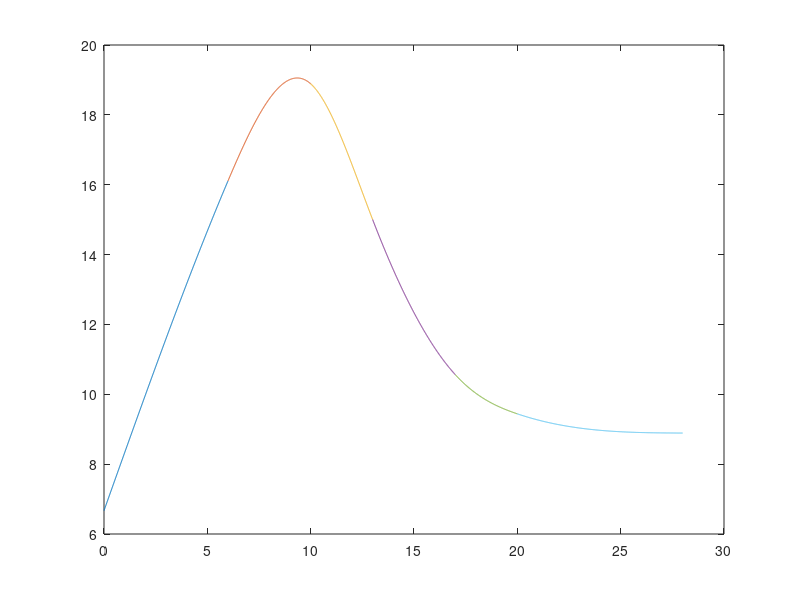

Write MATLAB code to recreate this figure.
x=[0 6 10 13 17 20 28];
y=[6.67 16.11 18.89 15.00 10.56 9.44 8.89];

for j=1:6
  h(j+1)=x(j+1)-x(j);
end

for j=2:6
  lambda(j) = h(j+1)/(h(j) + h(j+1));
  mu(j) = 1 - lambda(j);
end

for j=1:4
  A(j,j)=2;
  A(j,j+1)=lambda(j+1);
  A(j+1,j)=mu(j+2);
end

A(5,5) = 2;
A(4,5) = lambda(5);
A(5,4)=  mu(6);

for j=1:5
  d(j)=(6/(h(j+2)+h(j+1))) * ((y(j+2)-y(j+1))/h(j+2) - (y(j+1)-y(j))/h(j+1));
end
  
gamma2 = inv(A)*d';
gamma = [0, gamma2', 0];

for j=1:6
  delta(j) = (gamma(j+1)-gamma(j))/h(j+1);
  beta(j) = (y(j+1)-y(j))/h(j+1) - (2*gamma(j)+gamma(j+1))*h(j+1)/6;
end

alpha = y'
beta
gamma = gamma'
delta

for j=1:6
  tx = x(j):0.01:x(j+1);
  ty = y(j) + beta(j) * (tx-x(j)) + (1/2) * gamma(j) * (tx-x(j)) .* (tx-x(j)) + (1/6) * delta(j) * (tx-x(j)) .* (tx-x(j)) .* (tx-x(j));
  plot(tx,ty)
  hold on;
end

